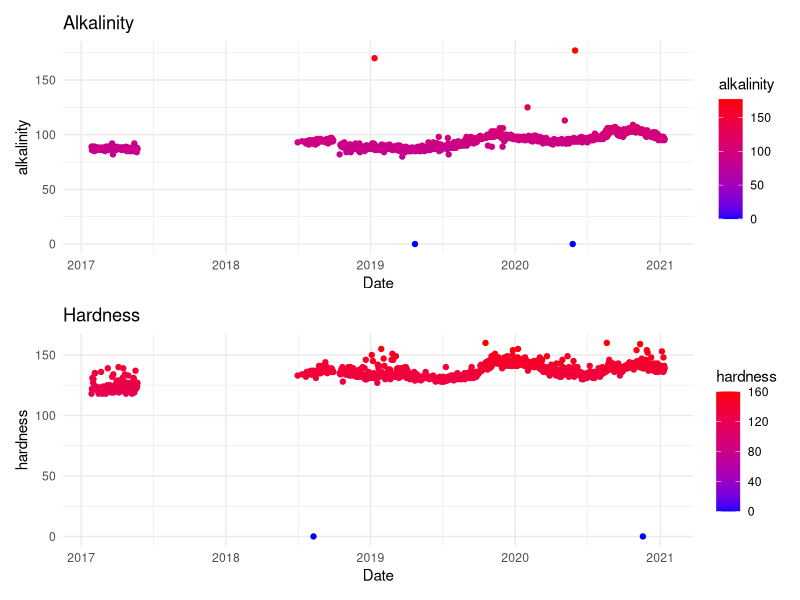
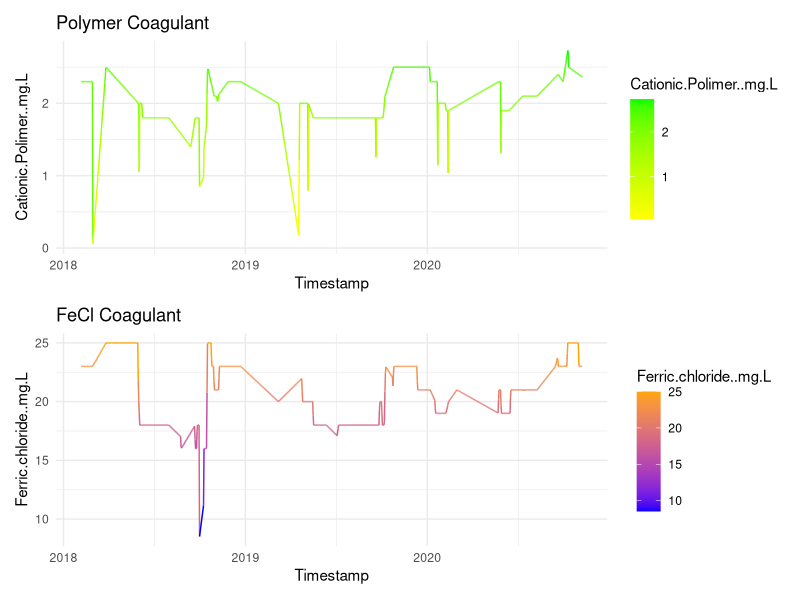
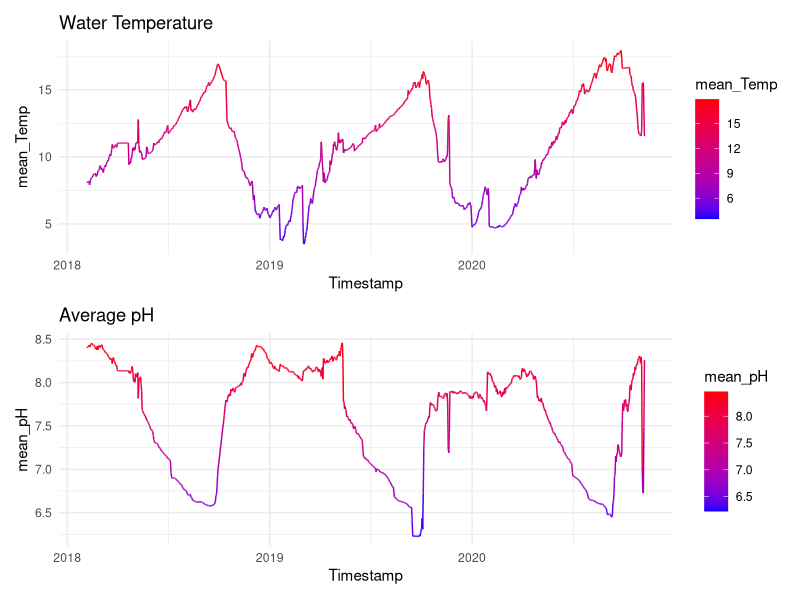
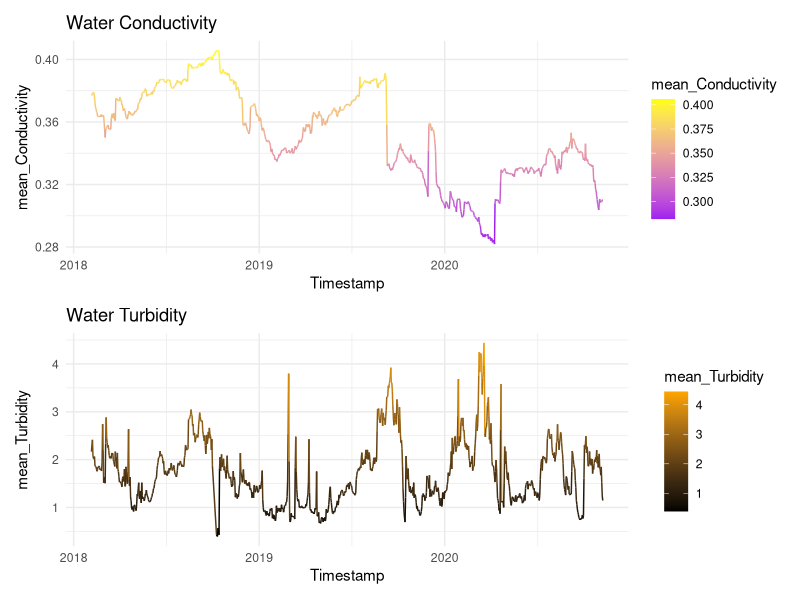

Source code (R) for these figures, in order:
## ---- chunk 1
knitr::opts_chunk$set(echo = TRUE)
## ---- chunk 2
library(dplyr)
library(tidyr)
library(readr)
library(lubridate)
library(ggplot2)
library(zoo)
library(purrr)
library(knitr)
library (patchwork)
## ---- chunk 3
alk_df <- read_csv("alkalinity_hardness_cleaned.csv",show_col_types = FALSE)
alk_df$Date <- mdy(alk_df$Date)

plot_alk <- ggplot(alk_df, aes(x = Date,
                           y = alkalinity,
                           color = alkalinity)) +
  geom_point() + 
  scale_color_gradient(low = 'blue', high = 'red') +
  theme_minimal() +
  ggtitle("Alkalinity")

plot_hardness <- ggplot(alk_df, aes(x = Date,
                           y = hardness,
                           color = hardness)) +
  geom_point() + 
  scale_color_gradient(low = 'blue', high = 'red') +
  theme_minimal() +
  ggtitle("Hardness")

plot_alk/plot_hardness
## ---- chunk 4

rwar_dosing <- read.csv("RWAR_dosing_cleaned.csv")
rwar_dosing$Timestamp <- ymd(rwar_dosing$Timestamp)

plot_pH <- ggplot(rwar_dosing, aes(x = Timestamp,
                           y = mean_pH,
                           color = mean_pH)) +
  geom_line() + 
  scale_color_gradient(low = 'blue', high = 'red') +
  theme_minimal() +
  ggtitle("Average pH")

plot_polymer <- ggplot(rwar_dosing, aes(x = Timestamp,
                           y = Cationic.Polimer..mg.L,
                           color = Cationic.Polimer..mg.L)) +
  geom_line() + 
  scale_color_gradient(low = 'yellow', high = 'green') +
  theme_minimal() +
  ggtitle("Polymer Coagulant")

plot_FeCl <- ggplot(rwar_dosing, aes(x = Timestamp,
                           y = Ferric.chloride..mg.L,
                           color = Ferric.chloride..mg.L)) +
  geom_line() + 
  scale_color_gradient(low = 'blue', high = 'orange') +
  theme_minimal() +
  ggtitle("FeCl Coagulant")

plot_temp <- ggplot(rwar_dosing, aes(x = Timestamp,
                           y = mean_Temp,
                           color = mean_Temp)) +
  geom_line() + 
  scale_color_gradient(low = 'blue', high = 'red') +
  theme_minimal() +
  ggtitle("Water Temperature")

plot_cond <- ggplot(rwar_dosing, aes(x = Timestamp,
                           y = mean_Conductivity,
                           color = mean_Conductivity)) +
  geom_line() + 
  scale_color_gradient(low = 'purple', high = 'yellow') +
  theme_minimal() +
  ggtitle("Water Conductivity")

plot_turb <- ggplot(rwar_dosing, aes(x = Timestamp,
                           y = mean_Turbidity,
                           color = mean_Turbidity)) +
  geom_line() + 
  scale_color_gradient(low = 'black', high = 'orange') +
  theme_minimal() +
  ggtitle("Water Turbidity")

plot_polymer/plot_FeCl
plot_temp / plot_pH
plot_cond / plot_turb
## ---- chunk 5
data <- read.csv("RWAR_dosing_cleaned.csv")
lagged_data <- data |>
  mutate(Temp_lag1 = lag(mean_Temp, 1), 
         Temp_lag2 = lag(mean_Temp, 2),
         pH_lag1 = lag(mean_pH, 1),
         pH_lag2 = lag(mean_pH, 2),
         Cond_lag1 = lag(mean_Conductivity, 1),
         Cond_lag2 = lag(mean_Conductivity, 2),
         Turb_lag1 = lag(mean_Turbidity, 1),
         Turb_lag2 = lag(mean_Turbidity, 2))
# Temp
lagged_data$Temp_lag1[1] <- lagged_data$Temp_lag1[2]
lagged_data$Temp_lag2[1:2] <- lagged_data$Temp_lag2[3]
# pH
lagged_data$pH_lag1[1] <- lagged_data$pH_lag1[2]
lagged_data$pH_lag2[1:2] <- lagged_data$pH_lag2[3]
# Conductivity
lagged_data$Cond_lag1[1] <- lagged_data$Cond_lag1[2]
lagged_data$Cond_lag2[1:2] <- lagged_data$Cond_lag2[3]
# Turbidity
lagged_data$Turb_lag1[1] <- lagged_data$Turb_lag1[2]
lagged_data$Turb_lag2[1:2] <- lagged_data$Turb_lag2[3]
## ---- chunk 6

lm_fit <- lm(Ferric.chloride..mg.L ~ ., data=lagged_data |> select(-c(Timestamp, Cationic.Polimer..mg.L)))
summary(lm_fit)

## ---- chunk 7



